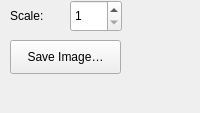
  <widget class="QDockWidget" name="dockSnapshot">
   <property name="sizePolicy">
    <sizepolicy hsizetype="Minimum" vsizetype="Minimum">
     <horstretch>0</horstretch>
     <verstretch>0</verstretch>
    </sizepolicy>
   </property>
   <property name="minimumSize">
    <size>
     <width>96</width>
     <height>113</height>
    </size>
   </property>
   <property name="windowTitle">
    <string>Snapshot</string>
   </property>
   <attribute name="dockWidgetArea">
    <number>1</number>
   </attribute>
   <widget class="QWidget" name="dockWidgetContents_6">
    <widget class="QLabel" name="labelSnapshotScale">
     <property name="geometry">
      <rect>
       <x>10</x>
       <y>0</y>
       <width>59</width>
       <height>31</height>
      </rect>
     </property>
     <property name="text">
      <string>Scale:</string>
     </property>
     <property name="buddy">
      <cstring>spinBoxSnapshotScale</cstring>
     </property>
    </widget>
    <widget class="QSpinBox" name="spinBoxSnapshotScale">
     <property name="geometry">
      <rect>
       <x>70</x>
       <y>0</y>
       <width>52</width>
       <height>32</height>
      </rect>
     </property>
     <property name="minimum">
      <number>1</number>
     </property>
     <property name="maximum">
      <number>64</number>
     </property>
     <property name="value">
      <number>1</number>
     </property>
    </widget>
    <widget class="QPushButton" name="buttonSaveImage">
     <property name="geometry">
      <rect>
       <x>10</x>
       <y>40</y>
       <width>111</width>
       <height>34</height>
      </rect>
     </property>
     <property name="text">
      <string>Save Image…</string>
     </property>
    </widget>
   </widget>
  </widget>
